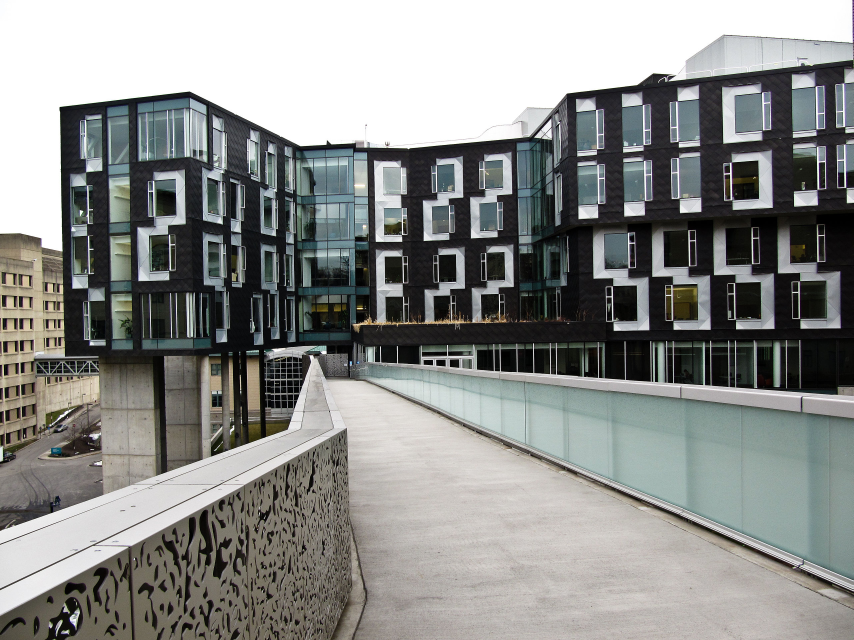
#> input picture static/background.jpg, 2560 x 1920 px (shown at 1/3 size)
$ python test_image_utils.py
#> lines starting #> are read from the running program, lines starting #| are printed output that depends on the picture
### image_utils.py
import cv2
import numpy as np

def merge_images(image_path_1, image_path_2, mask_path, save_path, blur_amount=5):
#> called with image_path_1 = 'static/background.jpg', image_path_2 = 'static/prev_image.jpg', mask_path = 'static/masks/mask_fence_detail.jpg', save_path = 'static/test_image_utils.jpg', blur_amount = 5
    print('image_path_1:', image_path_1)
    print('image_path_2:', image_path_2)
    print('mask_path:', mask_path)
    print('save_path:', save_path)
    # Load the images
    initial_image = cv2.imread(image_path_1)
#> initial_image is the input picture: shape (1920, 2560, 3); mean B, G, R 138.2, 140.5, 139.1
    generated_image = cv2.imread(image_path_2)
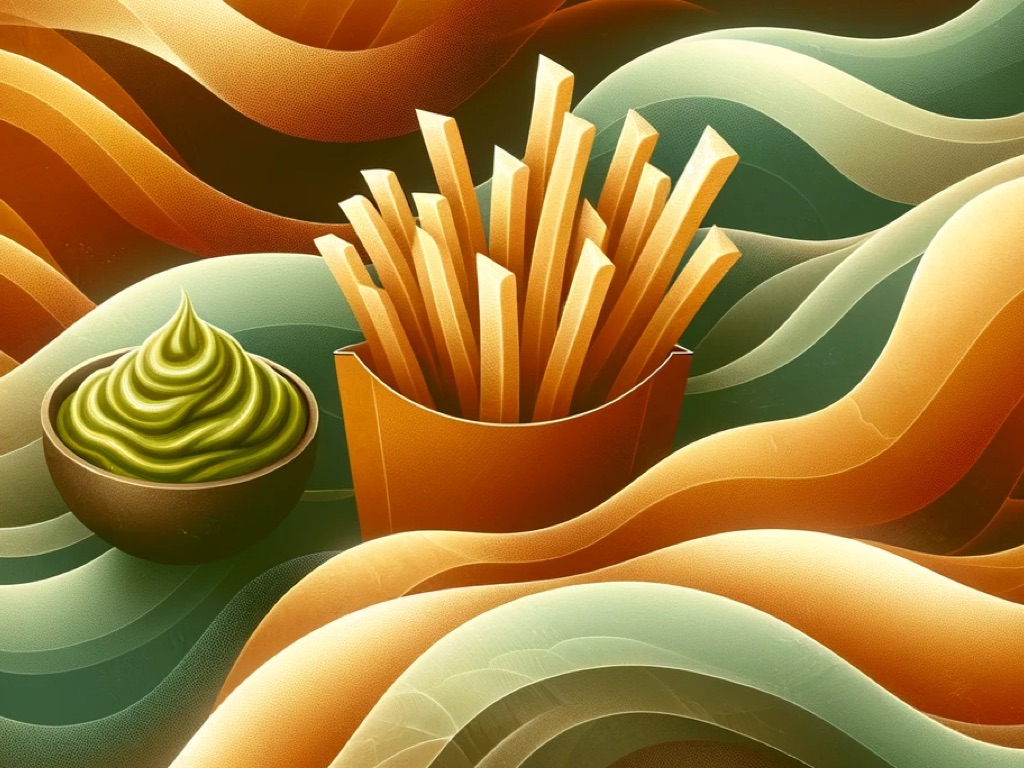
#> input picture static/prev_image.jpg, 1024 x 768 px
#> generated_image is the input picture: shape (768, 1024, 3); mean B, G, R 61.2, 123.8, 157
    mask_image = cv2.imread(mask_path, cv2.IMREAD_GRAYSCALE)

    # Ensure all images are the same size
    initial_image = cv2.resize(initial_image, (generated_image.shape[1], generated_image.shape[0]))
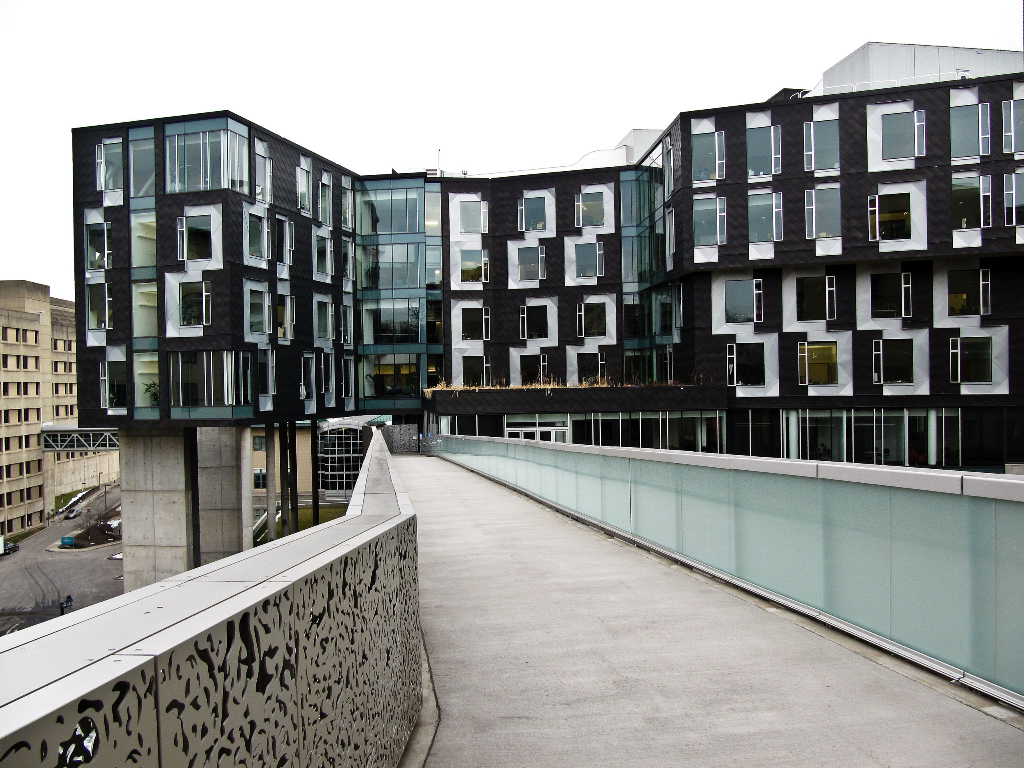
#> initial_image: shape (768, 1024, 3); mean B, G, R 138.2, 140.4, 139
#> (the run stopped early here; a loop or call above may not have finished)
